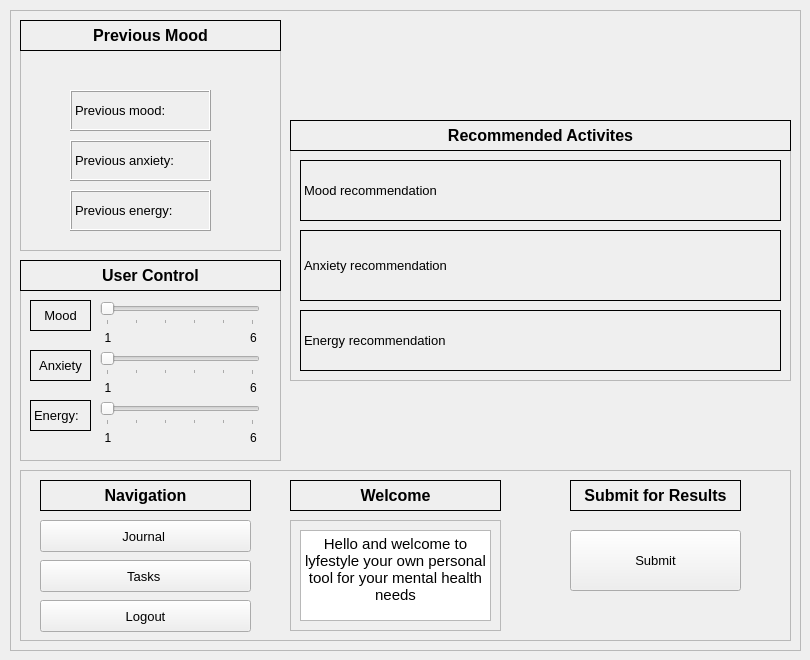
<?xml version="1.0" encoding="UTF-8"?>
<ui version="4.0">
 <class>MoodTracker</class>
 <widget class="QWidget" name="MoodTracker">
  <property name="geometry">
   <rect>
    <x>0</x>
    <y>0</y>
    <width>810</width>
    <height>660</height>
   </rect>
  </property>
  <property name="windowTitle">
   <string>Mood Tracker</string>
  </property>
  <widget class="QFrame" name="frame_3">
   <property name="geometry">
    <rect>
     <x>20</x>
     <y>290</y>
     <width>261</width>
     <height>171</height>
    </rect>
   </property>
   <property name="frameShape">
    <enum>QFrame::Shape::StyledPanel</enum>
   </property>
   <property name="frameShadow">
    <enum>QFrame::Shadow::Raised</enum>
   </property>
   <widget class="QLabel" name="MoodLabel">
    <property name="geometry">
     <rect>
      <x>10</x>
      <y>10</y>
      <width>61</width>
      <height>31</height>
     </rect>
    </property>
    <property name="font">
     <font>
      <pointsize>10</pointsize>
     </font>
    </property>
    <property name="frameShape">
     <enum>QFrame::Shape::Box</enum>
    </property>
    <property name="frameShadow">
     <enum>QFrame::Shadow::Plain</enum>
    </property>
    <property name="text">
     <string>Mood</string>
    </property>
    <property name="alignment">
     <set>Qt::AlignmentFlag::AlignCenter</set>
    </property>
   </widget>
   <widget class="QLabel" name="AnxietyLabel">
    <property name="geometry">
     <rect>
      <x>10</x>
      <y>60</y>
      <width>61</width>
      <height>31</height>
     </rect>
    </property>
    <property name="font">
     <font>
      <pointsize>10</pointsize>
     </font>
    </property>
    <property name="frameShape">
     <enum>QFrame::Shape::Box</enum>
    </property>
    <property name="frameShadow">
     <enum>QFrame::Shadow::Plain</enum>
    </property>
    <property name="text">
     <string>Anxiety</string>
    </property>
    <property name="alignment">
     <set>Qt::AlignmentFlag::AlignCenter</set>
    </property>
   </widget>
   <widget class="QLabel" name="EnergyLabel">
    <property name="geometry">
     <rect>
      <x>10</x>
      <y>110</y>
      <width>61</width>
      <height>31</height>
     </rect>
    </property>
    <property name="font">
     <font>
      <pointsize>10</pointsize>
     </font>
    </property>
    <property name="frameShape">
     <enum>QFrame::Shape::Box</enum>
    </property>
    <property name="text">
     <string>Energy:</string>
    </property>
   </widget>
   <widget class="QSlider" name="EnergySlider">
    <property name="geometry">
     <rect>
      <x>80</x>
      <y>110</y>
      <width>160</width>
      <height>25</height>
     </rect>
    </property>
    <property name="minimum">
     <number>1</number>
    </property>
    <property name="maximum">
     <number>6</number>
    </property>
    <property name="orientation">
     <enum>Qt::Orientation::Horizontal</enum>
    </property>
    <property name="tickPosition">
     <enum>QSlider::TickPosition::TicksBelow</enum>
    </property>
    <property name="tickInterval">
     <number>1</number>
    </property>
   </widget>
   <widget class="QLabel" name="label_2">
    <property name="geometry">
     <rect>
      <x>80</x>
      <y>140</y>
      <width>16</width>
      <height>16</height>
     </rect>
    </property>
    <property name="text">
     <string>1</string>
    </property>
    <property name="alignment">
     <set>Qt::AlignmentFlag::AlignCenter</set>
    </property>
   </widget>
   <widget class="QLabel" name="label">
    <property name="geometry">
     <rect>
      <x>230</x>
      <y>140</y>
      <width>16</width>
      <height>16</height>
     </rect>
    </property>
    <property name="text">
     <string>6</string>
    </property>
   </widget>
   <widget class="QSlider" name="AnxietySlider">
    <property name="geometry">
     <rect>
      <x>80</x>
      <y>60</y>
      <width>160</width>
      <height>25</height>
     </rect>
    </property>
    <property name="minimum">
     <number>1</number>
    </property>
    <property name="maximum">
     <number>6</number>
    </property>
    <property name="orientation">
     <enum>Qt::Orientation::Horizontal</enum>
    </property>
    <property name="tickPosition">
     <enum>QSlider::TickPosition::TicksBelow</enum>
    </property>
    <property name="tickInterval">
     <number>1</number>
    </property>
   </widget>
   <widget class="QLabel" name="label_4">
    <property name="geometry">
     <rect>
      <x>80</x>
      <y>90</y>
      <width>16</width>
      <height>16</height>
     </rect>
    </property>
    <property name="text">
     <string>1</string>
    </property>
    <property name="alignment">
     <set>Qt::AlignmentFlag::AlignCenter</set>
    </property>
   </widget>
   <widget class="QLabel" name="label_3">
    <property name="geometry">
     <rect>
      <x>230</x>
      <y>90</y>
      <width>16</width>
      <height>16</height>
     </rect>
    </property>
    <property name="text">
     <string>6</string>
    </property>
   </widget>
   <widget class="QLabel" name="label_1mood">
    <property name="geometry">
     <rect>
      <x>80</x>
      <y>40</y>
      <width>16</width>
      <height>16</height>
     </rect>
    </property>
    <property name="text">
     <string>1</string>
    </property>
    <property name="alignment">
     <set>Qt::AlignmentFlag::AlignCenter</set>
    </property>
   </widget>
   <widget class="QSlider" name="MoodSlider">
    <property name="geometry">
     <rect>
      <x>80</x>
      <y>10</y>
      <width>160</width>
      <height>25</height>
     </rect>
    </property>
    <property name="minimum">
     <number>1</number>
    </property>
    <property name="maximum">
     <number>6</number>
    </property>
    <property name="orientation">
     <enum>Qt::Orientation::Horizontal</enum>
    </property>
    <property name="tickPosition">
     <enum>QSlider::TickPosition::TicksBelow</enum>
    </property>
    <property name="tickInterval">
     <number>1</number>
    </property>
   </widget>
   <widget class="QLabel" name="label_mood">
    <property name="geometry">
     <rect>
      <x>230</x>
      <y>40</y>
      <width>16</width>
      <height>16</height>
     </rect>
    </property>
    <property name="text">
     <string>6</string>
    </property>
   </widget>
  </widget>
  <widget class="QLabel" name="label2_2">
   <property name="geometry">
    <rect>
     <x>20</x>
     <y>260</y>
     <width>261</width>
     <height>31</height>
    </rect>
   </property>
   <property name="font">
    <font>
     <pointsize>12</pointsize>
     <bold>true</bold>
    </font>
   </property>
   <property name="frameShape">
    <enum>QFrame::Shape::Panel</enum>
   </property>
   <property name="text">
    <string>User Control</string>
   </property>
   <property name="alignment">
    <set>Qt::AlignmentFlag::AlignCenter</set>
   </property>
  </widget>
  <widget class="QFrame" name="frame_4">
   <property name="geometry">
    <rect>
     <x>10</x>
     <y>10</y>
     <width>791</width>
     <height>641</height>
    </rect>
   </property>
   <property name="frameShape">
    <enum>QFrame::Shape::StyledPanel</enum>
   </property>
   <property name="frameShadow">
    <enum>QFrame::Shadow::Raised</enum>
   </property>
   <widget class="QFrame" name="frame_5">
    <property name="geometry">
     <rect>
      <x>10</x>
      <y>40</y>
      <width>261</width>
      <height>201</height>
     </rect>
    </property>
    <property name="frameShape">
     <enum>QFrame::Shape::StyledPanel</enum>
    </property>
    <property name="frameShadow">
     <enum>QFrame::Shadow::Raised</enum>
    </property>
    <widget class="QLabel" name="PreviousEnergyLabel">
     <property name="geometry">
      <rect>
       <x>50</x>
       <y>140</y>
       <width>141</width>
       <height>41</height>
      </rect>
     </property>
     <property name="font">
      <font>
       <pointsize>10</pointsize>
      </font>
     </property>
     <property name="frameShape">
      <enum>QFrame::Shape::Box</enum>
     </property>
     <property name="frameShadow">
      <enum>QFrame::Shadow::Raised</enum>
     </property>
     <property name="text">
      <string>Previous energy:</string>
     </property>
    </widget>
    <widget class="QLabel" name="PreviousAnxietyLabel">
     <property name="geometry">
      <rect>
       <x>50</x>
       <y>90</y>
       <width>141</width>
       <height>41</height>
      </rect>
     </property>
     <property name="font">
      <font>
       <pointsize>10</pointsize>
      </font>
     </property>
     <property name="frameShape">
      <enum>QFrame::Shape::Box</enum>
     </property>
     <property name="frameShadow">
      <enum>QFrame::Shadow::Raised</enum>
     </property>
     <property name="text">
      <string>Previous anxiety: </string>
     </property>
    </widget>
    <widget class="QLabel" name="PreviousMoodLabel">
     <property name="geometry">
      <rect>
       <x>50</x>
       <y>40</y>
       <width>141</width>
       <height>41</height>
      </rect>
     </property>
     <property name="font">
      <font>
       <pointsize>10</pointsize>
      </font>
     </property>
     <property name="frameShape">
      <enum>QFrame::Shape::Box</enum>
     </property>
     <property name="frameShadow">
      <enum>QFrame::Shadow::Raised</enum>
     </property>
     <property name="text">
      <string>Previous mood:</string>
     </property>
    </widget>
   </widget>
   <widget class="QLabel" name="label2_5">
    <property name="geometry">
     <rect>
      <x>10</x>
      <y>10</y>
      <width>261</width>
      <height>31</height>
     </rect>
    </property>
    <property name="font">
     <font>
      <pointsize>12</pointsize>
      <bold>true</bold>
     </font>
    </property>
    <property name="frameShape">
     <enum>QFrame::Shape::Panel</enum>
    </property>
    <property name="text">
     <string>Previous Mood</string>
    </property>
    <property name="alignment">
     <set>Qt::AlignmentFlag::AlignCenter</set>
    </property>
   </widget>
   <widget class="QFrame" name="frame_6">
    <property name="geometry">
     <rect>
      <x>280</x>
      <y>140</y>
      <width>501</width>
      <height>231</height>
     </rect>
    </property>
    <property name="frameShape">
     <enum>QFrame::Shape::StyledPanel</enum>
    </property>
    <property name="frameShadow">
     <enum>QFrame::Shadow::Raised</enum>
    </property>
    <widget class="QLabel" name="EnergyRecommendationLabel">
     <property name="geometry">
      <rect>
       <x>10</x>
       <y>160</y>
       <width>481</width>
       <height>61</height>
      </rect>
     </property>
     <property name="font">
      <font>
       <pointsize>10</pointsize>
      </font>
     </property>
     <property name="frameShape">
      <enum>QFrame::Shape::Box</enum>
     </property>
     <property name="text">
      <string>Energy recommendation </string>
     </property>
    </widget>
    <widget class="QLabel" name="AnxietyRecommendationLabel">
     <property name="geometry">
      <rect>
       <x>10</x>
       <y>80</y>
       <width>481</width>
       <height>71</height>
      </rect>
     </property>
     <property name="font">
      <font>
       <pointsize>10</pointsize>
      </font>
     </property>
     <property name="frameShape">
      <enum>QFrame::Shape::Box</enum>
     </property>
     <property name="text">
      <string>Anxiety recommendation </string>
     </property>
    </widget>
    <widget class="QLabel" name="MoodRecommendationLabel">
     <property name="geometry">
      <rect>
       <x>10</x>
       <y>10</y>
       <width>481</width>
       <height>61</height>
      </rect>
     </property>
     <property name="font">
      <font>
       <pointsize>10</pointsize>
      </font>
     </property>
     <property name="frameShape">
      <enum>QFrame::Shape::Box</enum>
     </property>
     <property name="text">
      <string>Mood recommendation </string>
     </property>
    </widget>
   </widget>
   <widget class="QLabel" name="label2_6">
    <property name="geometry">
     <rect>
      <x>280</x>
      <y>110</y>
      <width>501</width>
      <height>31</height>
     </rect>
    </property>
    <property name="font">
     <font>
      <pointsize>12</pointsize>
      <bold>true</bold>
     </font>
    </property>
    <property name="frameShape">
     <enum>QFrame::Shape::Panel</enum>
    </property>
    <property name="text">
     <string>Recommended Activites</string>
    </property>
    <property name="alignment">
     <set>Qt::AlignmentFlag::AlignCenter</set>
    </property>
   </widget>
   <widget class="QFrame" name="frame_2">
    <property name="geometry">
     <rect>
      <x>10</x>
      <y>460</y>
      <width>771</width>
      <height>171</height>
     </rect>
    </property>
    <property name="frameShape">
     <enum>QFrame::Shape::StyledPanel</enum>
    </property>
    <property name="frameShadow">
     <enum>QFrame::Shadow::Raised</enum>
    </property>
    <widget class="QLabel" name="label2">
     <property name="geometry">
      <rect>
       <x>20</x>
       <y>10</y>
       <width>211</width>
       <height>31</height>
      </rect>
     </property>
     <property name="font">
      <font>
       <pointsize>12</pointsize>
       <bold>true</bold>
      </font>
     </property>
     <property name="frameShape">
      <enum>QFrame::Shape::Panel</enum>
     </property>
     <property name="text">
      <string>Navigation</string>
     </property>
     <property name="alignment">
      <set>Qt::AlignmentFlag::AlignCenter</set>
     </property>
    </widget>
    <widget class="QPushButton" name="JournalButton">
     <property name="geometry">
      <rect>
       <x>20</x>
       <y>50</y>
       <width>211</width>
       <height>32</height>
      </rect>
     </property>
     <property name="font">
      <font>
       <pointsize>10</pointsize>
      </font>
     </property>
     <property name="text">
      <string>Journal </string>
     </property>
    </widget>
    <widget class="QPushButton" name="TasksButton">
     <property name="geometry">
      <rect>
       <x>20</x>
       <y>90</y>
       <width>211</width>
       <height>32</height>
      </rect>
     </property>
     <property name="font">
      <font>
       <pointsize>10</pointsize>
      </font>
     </property>
     <property name="text">
      <string>Tasks </string>
     </property>
    </widget>
    <widget class="QPushButton" name="LoginButton">
     <property name="geometry">
      <rect>
       <x>20</x>
       <y>130</y>
       <width>211</width>
       <height>32</height>
      </rect>
     </property>
     <property name="font">
      <font>
       <pointsize>10</pointsize>
      </font>
     </property>
     <property name="text">
      <string>Logout</string>
     </property>
    </widget>
    <widget class="QPushButton" name="SubmitButton">
     <property name="geometry">
      <rect>
       <x>550</x>
       <y>60</y>
       <width>171</width>
       <height>61</height>
      </rect>
     </property>
     <property name="font">
      <font>
       <pointsize>10</pointsize>
      </font>
     </property>
     <property name="text">
      <string>Submit</string>
     </property>
    </widget>
    <widget class="QLabel" name="label2_3">
     <property name="geometry">
      <rect>
       <x>550</x>
       <y>10</y>
       <width>171</width>
       <height>31</height>
      </rect>
     </property>
     <property name="font">
      <font>
       <pointsize>12</pointsize>
       <bold>true</bold>
      </font>
     </property>
     <property name="frameShape">
      <enum>QFrame::Shape::Panel</enum>
     </property>
     <property name="text">
      <string>Submit for Results</string>
     </property>
     <property name="alignment">
      <set>Qt::AlignmentFlag::AlignCenter</set>
     </property>
    </widget>
    <widget class="QLabel" name="label2_4">
     <property name="geometry">
      <rect>
       <x>270</x>
       <y>10</y>
       <width>211</width>
       <height>31</height>
      </rect>
     </property>
     <property name="font">
      <font>
       <pointsize>12</pointsize>
       <bold>true</bold>
      </font>
     </property>
     <property name="frameShape">
      <enum>QFrame::Shape::Panel</enum>
     </property>
     <property name="text">
      <string>Welcome</string>
     </property>
     <property name="alignment">
      <set>Qt::AlignmentFlag::AlignCenter</set>
     </property>
    </widget>
    <widget class="QFrame" name="frame">
     <property name="geometry">
      <rect>
       <x>270</x>
       <y>50</y>
       <width>211</width>
       <height>111</height>
      </rect>
     </property>
     <property name="frameShape">
      <enum>QFrame::Shape::StyledPanel</enum>
     </property>
     <property name="frameShadow">
      <enum>QFrame::Shadow::Raised</enum>
     </property>
     <widget class="QTextBrowser" name="textBrowser">
      <property name="geometry">
       <rect>
        <x>10</x>
        <y>10</y>
        <width>191</width>
        <height>91</height>
       </rect>
      </property>
      <property name="html">
       <string>&lt;!DOCTYPE HTML PUBLIC &quot;-//W3C//DTD HTML 4.0//EN&quot; &quot;http://www.w3.org/TR/REC-html40/strict.dtd&quot;&gt;
&lt;html&gt;&lt;head&gt;&lt;meta name=&quot;qrichtext&quot; content=&quot;1&quot; /&gt;&lt;meta charset=&quot;utf-8&quot; /&gt;&lt;style type=&quot;text/css&quot;&gt;
p, li { white-space: pre-wrap; }
hr { height: 1px; border-width: 0; }
li.unchecked::marker { content: &quot;\2610&quot;; }
li.checked::marker { content: &quot;\2612&quot;; }
&lt;/style&gt;&lt;/head&gt;&lt;body style=&quot; font-family:'Segoe UI'; font-size:9pt; font-weight:400; font-style:normal;&quot;&gt;
&lt;p align=&quot;center&quot; style=&quot; margin-top:0px; margin-bottom:0px; margin-left:0px; margin-right:0px; -qt-block-indent:0; text-indent:0px;&quot;&gt;&lt;span style=&quot; font-size:11pt;&quot;&gt;Hello and welcome to lyfestyle your own personal tool for your mental health needs&lt;/span&gt;&lt;/p&gt;&lt;/body&gt;&lt;/html&gt;</string>
      </property>
     </widget>
    </widget>
   </widget>
   <zorder>frame_6</zorder>
   <zorder>frame_5</zorder>
   <zorder>label2_5</zorder>
   <zorder>label2_6</zorder>
   <zorder>frame_2</zorder>
  </widget>
  <zorder>frame_4</zorder>
  <zorder>frame_3</zorder>
  <zorder>label2_2</zorder>
 </widget>
 <resources/>
 <connections/>
</ui>
